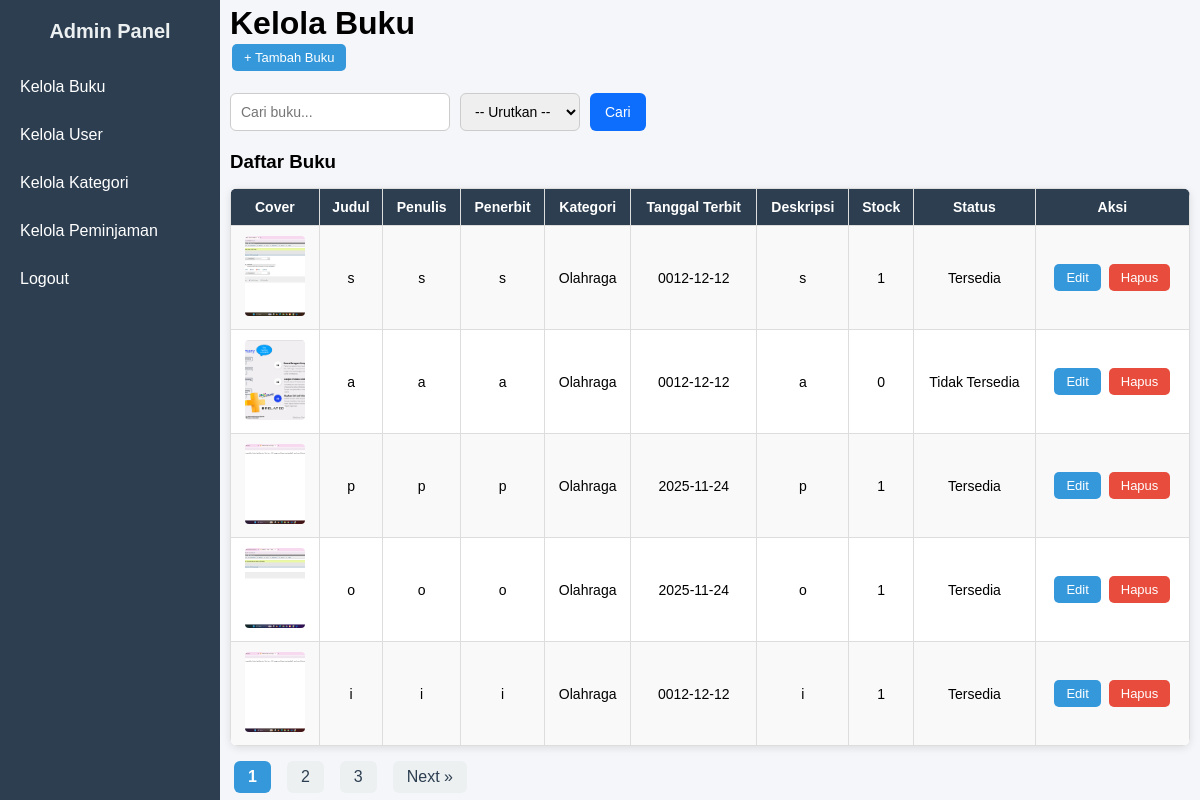
/public/dashboard_admin.php (signed in), run on the app's committed database.
### tables this page shows
CREATE TABLE `books` (
  `id` int(11) NOT NULL,
  `cover` varchar(255) NOT NULL,
  `title` varchar(255) DEFAULT NULL,
  `author` varchar(100) DEFAULT NULL,
  `publisher` varchar(100) DEFAULT NULL,
  `category` varchar(100) DEFAULT NULL,
  `publish_date` date NOT NULL,
  `description` text DEFAULT NULL,
  `stock` int(11) NOT NULL DEFAULT 1,
  `created_at` timestamp NOT NULL DEFAULT current_timestamp(),
  `category_id` int(11) DEFAULT NULL,
  `status` enum('Tersedia','Dipinjam','Tidak Tersedia') DEFAULT 'Tersedia'
);

CREATE TABLE `categories` (
  `id` int(11) NOT NULL,
  `name` varchar(100) NOT NULL
);

### public/dashboard_admin.php (called while the page is built, shortened)
<?php include __DIR__ . '/../view/admin/dashboard.php'; ?>

### controllers/BookController.php (called while the page is built, shortened)
<?php
require_once __DIR__ . '/../config/database.php';
class BookController {
    public static function getBooksPaginated($limit, $offset, $sort = '', $search = '') {
        global $conn;
        $sql = "SELECT books.*, categories.name AS category_name
                FROM books
                LEFT JOIN categories ON books.category_id = categories.id
                WHERE 1=1 ";
        switch ($sort) {
            default:           $sql .= " ORDER BY books.id DESC"; break;
        }
        $sql .= " LIMIT $limit OFFSET $offset";
        $res = $conn->query($sql);
        return $res->fetch_all(MYSQLI_ASSOC);
    }
public static function countBooks() {
    global $conn;
    $res = $conn->query("SELECT COUNT(*) AS total FROM books");
    $data = $res->fetch_assoc();
    return $data['total'] ?? 0;
}
}

### view/admin/manage_books.php (the view, shortened to what this page needs)
<?php
require_once __DIR__ . '/../../controllers/BookController.php';
$search = $_GET['search'] ?? '';
$limit = 5;
$page_now = isset($_GET['p']) ? intval($_GET['p']) : 1;
$offset = ($page_now - 1) * $limit;
$total_books = BookController::countBooks();
$total_pages = ceil($total_books / $limit);
$sort = $_GET['sort'] ?? '';
$books = BookController::getBooksPaginated($limit, $offset, $sort, $search);
?>
<link rel="stylesheet" href="assets/css/admin/books.css">
<class="books-container">
    <h1>Kelola Buku</h1>
    <button type="button" class="action-btn update-btn" onclick="openAddModal()">+ Tambah Buku</button>
    <form class="search-form" method="GET" action="dashboard_admin.php">
        <input type="text" name="search" placeholder="Cari buku..."
            value="<?= htmlspecialchars($_GET['search'] ?? '') ?>">
        <select name="sort">
            <option value="">-- Urutkan --</option>
        </select>
        <button type="submit">Cari</button>
    </form>
    <h3>Daftar Buku</h3>
    <table class="books-table">
    <tr>
        <th>Cover</th>
        <th>Judul</th>
        <th>Penulis</th>
        <th>Penerbit</th>
        <th>Kategori</th>
        <th>Tanggal Terbit</th>
        <th>Deskripsi</th>
        <th>Stock</th>
        <th>Status</th>
        <th>Aksi</th>
    </tr>
    <?php if (!empty($books)): ?>
        <?php foreach ($books as $row): ?>
            <tr>
                <td>
                    <?php if (!empty($row['cover'])): ?>
                        <img src="../uploads/covers/<?= htmlspecialchars($row['cover']); ?>" width="60" height="80" style="object-fit:cover;border-radius:4px;">
                    <?php else: ?>
                        <img src="../public/assets/img/no_cover.png" width="60" height="80">
                    <?php endif; ?>
                </td>
                <td><?= htmlspecialchars($row['title']); ?></td>
                <td><?= htmlspecialchars($row['author']); ?></td>
                <td><?= htmlspecialchars($row['publisher']); ?></td>
                <td><?= htmlspecialchars($row['category_name'] ?? '-'); ?></td>
                <td><?= htmlspecialchars($row['publish_date']); ?></td>
                <td style="max-width:200px;"><?= nl2br(htmlspecialchars($row['description'] ?? '-')); ?></td>
                <td><?= htmlspecialchars($row['stock'] ?? 0); ?></td>
                <td><?= htmlspecialchars($row['status']); ?></td>
                <td>
                <button type="button" class="action-btn update-btn"
                    onclick="openEditModal(
                        '<?= $row['id'] ?>',
                        '<?= htmlspecialchars($row['title']) ?>',
                        '<?= htmlspecialchars($row['author']) ?>',
                        '<?= htmlspecialchars($row['publisher']) ?>',
                        '<?= $row['category_id'] ?>',
                        '<?= $row['publish_date'] ?>',
                        `<?= htmlspecialchars($row['description']) ?>`,
                        '<?= $row['status'] ?>',
                        '<?= $row['stock'] ?>'
                    )"
                > Edit </button>
                    <a href="../public/dashboard_admin.php?page=books&delete=<?= $row['id']; ?>"
                       class="action-btn delete-btn"
                       onclick="return confirm('Hapus buku ini?')">Hapus</a>
                </td>
            </tr>
        <?php endforeach; ?>
    <?php else: ?>
        <tr><td colspan="9" style="text-align:center;">Belum ada buku</td></tr>
    <?php endif; ?>
</table>
<div class="pagination">
    <?php
        $extra = "&sort=$sort&search=$search";
    ?>
    <?php for ($i = 1; $i <= $total_pages; $i++): ?>
        <a href="dashboard_admin.php?page=books&p=<?= $i ?><?= $extra ?>"
           class="<?= ($i == $page_now) ? 'active' : '' ?>">
           <?= $i ?>
        </a>
    <?php endfor; ?>
    <?php if ($page_now < $total_pages): ?>
        <a href="dashboard_admin.php?page=books&p=<?= $page_now + 1 ?><?= $extra ?>">Next &raquo;</a>
    <?php endif; ?>
</div>

### public/assets/css/admin/sidebar.css (style rules this page uses)
* { margin: 0; padding: 0; box-sizing: border-box; font-family: Arial, sans-serif; }
body { display: flex; min-height: 100vh; background: #f5f6fa; }

### public/assets/css/admin/books.css (style rules this page uses)
.books-table { width: 100%; border-collapse: collapse; margin-top: 15px; background: #fff; border-radius: 8px; overflow: hidden; box-shadow: 0 2px 8px rgba(0,0,0,0.1); }
.books-table th, .books-table td { border: 1px solid #ddd; padding: 10px; text-align: center; font-size: 14px; }
.books-table th { background: #2c3e50; color: #fff; font-weight: bold; }
.books-table tr:nth-child(even) { background: #f9f9f9; }
.action-btn { padding: 6px 12px; margin: 2px; font-size: 13px; border-radius: 5px; border: none; cursor: pointer; text-decoration: none; display: inline-block; }
.update-btn { background: #3498db; color: #fff; }
.delete-btn { background: #e74c3c; color: #fff; }
.search-form { margin-bottom: 15px; display: flex; gap: 10px; }
.search-form input { padding: 8px; width: 200px; border: 1px solid #ccc; border-radius: 5px; }
.search-form button, .reset-btn { padding: 8px 12px; border: none; border-radius: 5px; background: #007BFF; color: white; cursor: pointer; }
.pagination { margin-top: 20px; text-align: center; }
.pagination a { display: inline-block; padding: 8px 14px; margin: 0 4px; background: #3498db; color: white; border-radius: 6px; text-decoration: none; }
.pagination a.active { background: #2ecc71; pointer-events: none; }
.search-form { display: flex; align-items: center; gap: 10px; margin: 20px 0; }
.search-form input[type="text"], .search-form select { height: 38px; padding: 5px 10px; border: 1px solid #ccc; border-radius: 6px; font-size: 14px; }
.search-form input[type="text"] { width: 220px; }
.search-form select { width: 120px; }
.search-form button { height: 38px; padding: 0 15px; border: none; background: #0d6efd; color: #fff; border-radius: 6px; cursor: pointer; font-size: 14px; }
.pagination { margin-top: 15px; display: flex; gap: 8px; }
.pagination a { padding: 7px 14px; background: #ecf0f1; color: #2c3e50; text-decoration: none; border-radius: 6px; }
.pagination a.active { background: #3498db; color: white; font-weight: bold; }

### data on the page
books: cover (picture), title "s", author "s", publisher "s", category.name "Olahraga", publish_date "0012-12-12", description "s", stock "1", status "Tersedia"
books: cover (picture), title "a", author "a", publisher "a", category.name "Olahraga", publish_date "0012-12-12", description "a", stock "0", status "Tidak Tersedia"
books: cover (picture), title "p", author "p", publisher "p", category.name "Olahraga", publish_date "2025-11-24", description "p", stock "1", status "Tersedia"
books: cover (picture), title "o", author "o", publisher "o", category.name "Olahraga", publish_date "2025-11-24", description "o", stock "1", status "Tersedia"
books: cover (picture), title "i", author "i", publisher "i", category.name "Olahraga", publish_date "0012-12-12", description "i", stock "1", status "Tersedia"
